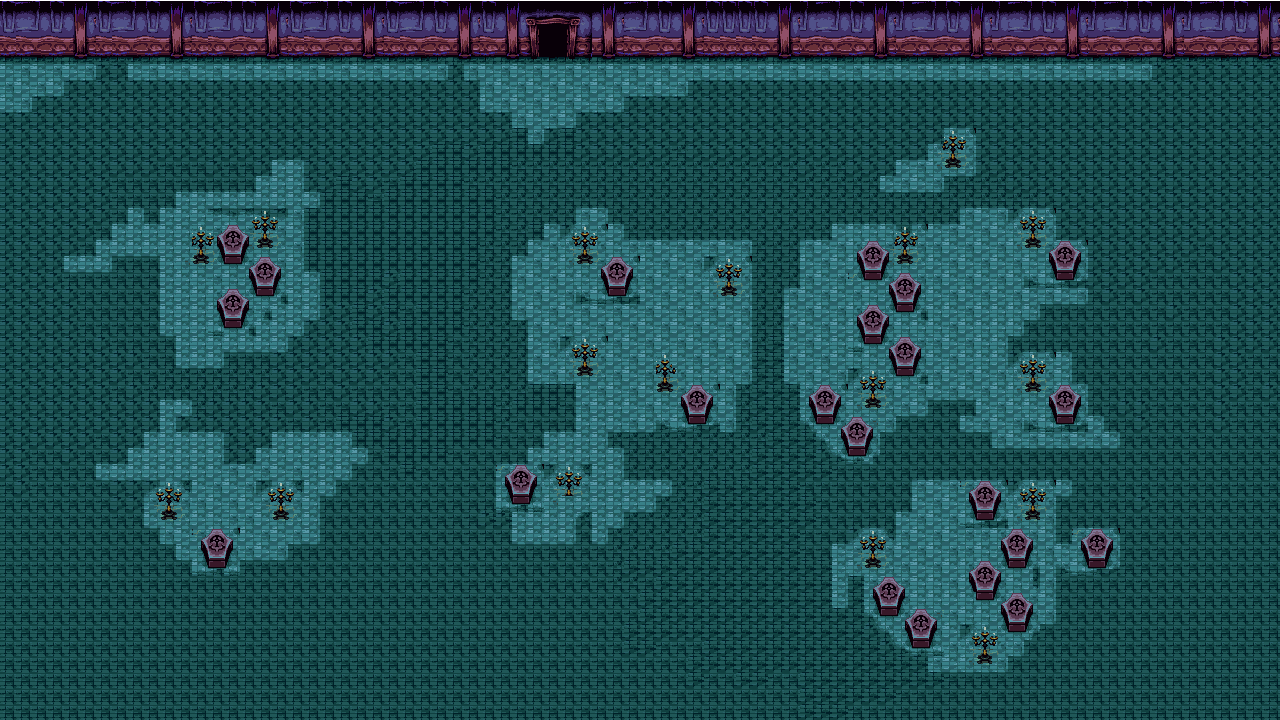

This game map was drawn from its Tiled (.tmx) file and the tilesets committed beside it. A one-line description and the trimmed map source follow:
An orthogonal 80x45 tile map with 16x16 px tiles, 1 tile layer (Tile Layer 1) and 40 objects.

<map version="1.10" tiledversion="1.11.2" orientation="orthogonal" renderorder="right-down" width="80" height="45" tilewidth="16" tileheight="16" infinite="0" nextlayerid="7" nextobjectid="78">
 <tileset firstgid="1" source="Grv 1.tsx" />
 <layer id="1" name="Tile Layer 1" width="80" height="45">
  <data>[3600 cells, 3600 non-empty, 153 distinct tile ids]</data>
 </layer>
 <objectgroup id="4" name="Object Layer 1">
  <object id="3" x="191.25" y="226.25">
   <polygon points="0,0 72.75,-19.5 89.75,-8.25 93.75,50.75 70,96.5 34.75,110.5 16,76.75 -7.75,31" />
  </object>
  <object id="4" x="191.25" y="226.25">
   <polygon points="0,0 72.75,-19.5 89.75,-8.25 93.75,50.75 70,96.5 34.75,110.5 16,76.75 -7.75,31" />
  </object>
  <object id="5" x="565.75" y="234">
   <polygon points="0,0 13.75,50.5 62.25,65.75 76.5,33 42.75,-4 19.25,-17.75" />
  </object>
  <object id="6" x="709.25" y="245.25">
   <polygon points="0,0 -9.5,37.5 26,56.25 43,25.5" />
  </object>
  <object id="7" x="656" y="348.75">
   <polygon points="0,0 -10.25,49 33.75,79.75 34,79.75 60,79.25 64,22" />
  </object>
  <object id="8" x="565.25" y="327">
   <polygon points="0,0 -1.5,51.5 39.75,52.25 41.75,0.75" />
  </object>
  <object id="9" x="511.75" y="456.25">
   <polygon points="0,0 -14.5,37.25 12.5,55.5 70.5,52.75 76.5,9.5" />
  </object>
  <object id="10" x="814.25" y="374.75">
   <polygon points="0,0 -14,35.5 34.75,90.25 73.75,73.75 76.75,-0.5 29.75,-12.25" />
  </object>
  <object id="11" x="853" y="245">
   <polygon points="0,0 1.25,38.5 12,41 5.5,63.5 -3.75,78 2.25,95.5 15.75,101.25 20.25,102.5 32,110.25 39,118.25 40.25,129.75 61.75,134.75 71.5,113.5 71.25,87 58.5,86.75 52.5,70.25 64.75,67.25 71.75,48.5 69,20.75 63.25,17.75 73,-5 68.5,-13.5 64.25,-22.25 47.75,-22.5 25.25,-14.75 12.75,-8.75" />
  </object>
  <object id="12" x="1021" y="351.5">
   <polygon points="0,0 -9,31.25 1,43.25 12.25,54 25.75,69.75 39.5,78 50.75,72.5 55.5,63.75 59.5,60 61.75,48.25 59.75,31.75 52.5,27.25 35.5,24 30.5,16 29.25,10.25 25.25,6.25 22,4 8.75,-1.25" />
  </object>
  <object id="14" x="1018" y="232.75">
   <polygon points="0,0 8.25,35 40.25,52.5 61.25,46.25 65.25,3.75 44.5,-25.25 21.5,-33.5 7,-27.5" />
  </object>
  <object id="17" x="861.25" y="530">
   <polygon points="0,0 -7.25,23.75 -0.75,32.75 6,41 17,40 29.75,34.25 30.5,8.75 23.25,-5" />
  </object>
  <object id="18" x="877.5" y="574.75">
   <polygon points="0,0 -13.5,16.25 -8.75,32.25 5.5,42.75 22.75,69.5 47,79.5 55.75,67.25 66.25,53.75 61.75,29.75 41.25,21.75 29.75,-0.5 25.5,-1.5 12.75,-1.5" />
  </object>
  <object id="19" x="961" y="624.25">
   <polygon points="0,0 -0.25,9.5 3.75,35 24,42.25 46.25,38.5 36,13.25 35.5,1 21.25,-3" />
  </object>
  <object id="20" x="966" y="582.75">
   <polygon points="0,0 7,18.75 29.5,47 47,50.25 61.25,51 80.25,33.5 80.75,17.25 73,-10 74,-29 66,-61.5 51.75,-61 32.75,-55.25 28.5,-41 28.5,-35 28,-29 9.5,-25.25 7.25,-18.25" />
  </object>
  <object id="21" x="965.5" y="481">
   <polygon points="0,0 -1.25,16 -1.5,27 2.5,31.25 9.5,39.75 21.5,37.25 34.25,39.75 50,41 72.5,40.75 77.25,35.75 80.75,24.25 81,3 77.75,-3 57.25,-2.5 35,-1.75 11,0.5" />
  </object>
  <object id="22" x="1074.5" y="531.75">
   <polygon points="0,0 2,13.75 2,41 33.25,44.75 39.75,32.75 39.25,15.25 40.25,1.25 35.5,-11 14.5,-7.5" />
  </object>
  <object id="24" x="158.5" y="483">
   <polygon points="0,0 -2,19 -5.5,40.5 37,28.5 38.5,24.5 33,-1 6,-2" />
  </object>
  <object id="25" x="262.5" y="480.5">
   <polygon points="0,0 0,25 4.5,36.5 9,39.5 25,33 30,31.5 33.5,19.5 33,1 20,-5.5" />
  </object>
  <object id="50" x="937" y="121">
   <polygon points="0,0 -11,28 0,42 22,52 33,31 40,-4" />
  </object>
  <object id="62" x="1269" y="58" width="7" height="657" />
  <object id="65" x="10" y="709" width="1266" height="3" />
  <object id="66" x="4" y="12" width="7" height="706" />
  <object id="67" x="6" y="50" width="516" height="9" />
  <object id="68" x="589" y="50" width="685" height="7" />
  <object id="70" x="502" y="53" width="1" />
  <object id="71" x="502" y="51" width="170" height="9" />
  <object id="72" x="11" y="702" width="1293" height="27" />
  <object id="73" x="-5" y="701" width="44" height="35" />
 </objectgroup>
 <objectgroup id="5" name="ManualTriggers">
  <properties>
   <property name="dialogue_key" value="Door" />
  </properties>
  <object id="28" x="536.667" y="54">
   <properties>
    <property name="dialogue_key" value="door" />
   </properties>
   <polygon points="0,0 0,14.6667 23.3333,14.6667 30,14.6667 28.6667,2.66667" />
  </object>
  <object id="29" x="938.667" y="124">
   <properties>
    <property name="dialogue_key" value="lone candle" />
   </properties>
   <polygon points="0,0 -14.6667,25.3333 16,52 51.3333,38 52,5.33333" />
  </object>
  <object id="42" x="618.667" y="246">
   <properties>
    <property name="dialogue_key" value="coffin" />
   </properties>
   <polygon points="0,0 -28.6667,26.6667 -14.6667,54.6667 9.33333,54 21.3333,46 24.6667,23.3333" />
  </object>
  <object id="44" x="709.333" y="360.667">
   <properties>
    <property name="dialogue_key" value="coffin" />
   </properties>
   <polygon points="0,0 -33.3333,40 -26,59.3333 -23.3333,71.3333 -5.33333,69.3333 10.6667,70.6667 14,60 11.3333,49.3333 11.3333,32.6667 11.3333,22 9.33333,12.6667" />
  </object>
  <object id="52" x="535" y="444">
   <properties>
    <property name="dialouge_key" value="coffin" />
   </properties>
   <polygon points="0,0 6,21 9,37 -2,56 -14,74 -45,65 -52,49 -47,14 -37,-8 -13,-5" />
  </object>
  <object id="58" x="256" y="251">
   <properties>
    <property name="dialouge_key" value="coffin" />
   </properties>
   <polygon points="0,0 -12,13 -8,37 -4,39 20,50 21,42 32,14 30,13 16,1" />
  </object>
  <object id="59" x="230" y="212">
   <properties>
    <property name="dialouge_key" value="coffin" />
   </properties>
   <polygon points="0,0 -14,16 -12,34 -9,46 5,49 11,49 15,40 19,30 19,18 10,-3 5,-13 -6,-13 -7,-13 -12,7 -9,21" />
  </object>
  <object id="60" x="219" y="284">
   <properties>
    <property name="dialouge_key" value="coffin" />
   </properties>
   <polygon points="0,0 -5,23 -15,30 -9,44 14,56 18,55 20,55 29,47 34,41 34,35 33,21 32,13 26,7 14,-3 12,-4" />
  </object>
 </objectgroup>
 <objectgroup id="6" name="AutoTriggers">
  <object id="74" x="9" y="62">
   <properties>
    <property name="dialouge_key" value="initial light popup" />
   </properties>
   <polygon points="0,0 1,47 25,48 29,35 40,35 46,31 47,31 65,18 75,18 81,18 85,5 85,1" />
  </object>
  <object id="75" x="131" y="64">
   <properties>
    <property name="dialouge_key" value="initial light popup" />
   </properties>
   <polygon points="0,0 -1,12 312,17 313,-5" />
  </object>
  <object id="77" x="466" y="68">
   <properties>
    <property name="dialouge_key" value="initial light popup" />
   </properties>
   <polygon points="0,0 -1,11 9,11 13,33 37,44 46,58 60,60 57,76 72,77 73,58 101,59 105,40 150,44 157,22 219,25 219,9 684,12 683,-5" />
  </object>
 </objectgroup>
</map>